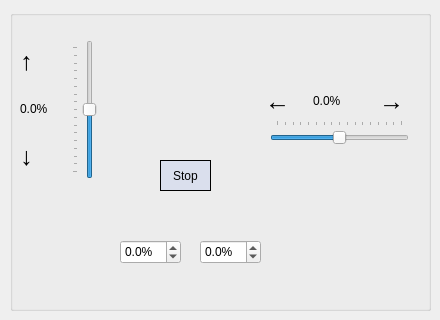
   <widget class="QWidget" name="motorCtrl">
    <attribute name="title">
     <string>电机控制</string>
    </attribute>
    <widget class="QGroupBox" name="groupBox">
     <property name="geometry">
      <rect>
       <x>10</x>
       <y>10</y>
       <width>421</width>
       <height>301</height>
      </rect>
     </property>
     <property name="title">
      <string/>
     </property>
     <widget class="QSlider" name="horizontalSlider">
      <property name="geometry">
       <rect>
        <x>260</x>
        <y>110</y>
        <width>139</width>
        <height>27</height>
       </rect>
      </property>
      <property name="minimumSize">
       <size>
        <width>139</width>
        <height>0</height>
       </size>
      </property>
      <property name="maximumSize">
       <size>
        <width>139</width>
        <height>16777215</height>
       </size>
      </property>
      <property name="minimum">
       <number>-200</number>
      </property>
      <property name="maximum">
       <number>200</number>
      </property>
      <property name="orientation">
       <enum>Qt::Horizontal</enum>
      </property>
      <property name="tickPosition">
       <enum>QSlider::TicksAbove</enum>
      </property>
      <property name="tickInterval">
       <number>25</number>
      </property>
     </widget>
     <widget class="QLabel" name="label_43">
      <property name="geometry">
       <rect>
        <x>10</x>
        <y>30</y>
        <width>44</width>
        <height>42</height>
       </rect>
      </property>
      <property name="styleSheet">
       <string notr="true">QLabel
{
	font-size:25px
}</string>
      </property>
      <property name="text">
       <string>↑</string>
      </property>
      <property name="textFormat">
       <enum>Qt::PlainText</enum>
      </property>
      <property name="alignment">
       <set>Qt::AlignLeading|Qt::AlignLeft|Qt::AlignVCenter</set>
      </property>
     </widget>
     <widget class="QPushButton" name="Stop">
      <property name="geometry">
       <rect>
        <x>150</x>
        <y>150</y>
        <width>51</width>
        <height>31</height>
       </rect>
      </property>
      <property name="styleSheet">
       <string notr="true">QPushButton
{
font: 11pt &quot;微软雅黑&quot;;

color: black; 
background-color:rgb(218, 223, 237);                                       

	
border:1px groove black; 
border-style: outset;
}
QPushButton::hover
{ /*鼠标悬停在按钮上时*/
font: 11pt &quot;微软雅黑&quot;;
color: black;
 background-color: rgb(255, 255, 255);
border:1px groove black; 
border-style: outset;
}
QPushButton::pressed
{
font: 11pt &quot;微软雅黑&quot;;
color: black; 
border:1px groove black; 
	background-color: rgb(201, 206, 218);
border-style: outset;
}

                   </string>
      </property>
      <property name="text">
       <string>Stop</string>
      </property>
     </widget>
     <widget class="QLabel" name="label_46">
      <property name="geometry">
       <rect>
        <x>350</x>
        <y>70</y>
        <width>44</width>
        <height>42</height>
       </rect>
      </property>
      <property name="minimumSize">
       <size>
        <width>44</width>
        <height>42</height>
       </size>
      </property>
      <property name="maximumSize">
       <size>
        <width>44</width>
        <height>42</height>
       </size>
      </property>
      <property name="styleSheet">
       <string notr="true">QLabel
{
	font-size:25px
}</string>
      </property>
      <property name="text">
       <string>→</string>
      </property>
      <property name="textFormat">
       <enum>Qt::PlainText</enum>
      </property>
      <property name="alignment">
       <set>Qt::AlignRight|Qt::AlignTrailing|Qt::AlignVCenter</set>
      </property>
     </widget>
     <widget class="QLabel" name="label_44">
      <property name="geometry">
       <rect>
        <x>10</x>
        <y>125</y>
        <width>44</width>
        <height>42</height>
       </rect>
      </property>
      <property name="styleSheet">
       <string notr="true">QLabel
{
	font-size:25px
}</string>
      </property>
      <property name="text">
       <string>↓</string>
      </property>
      <property name="textFormat">
       <enum>Qt::PlainText</enum>
      </property>
      <property name="alignment">
       <set>Qt::AlignLeading|Qt::AlignLeft|Qt::AlignVCenter</set>
      </property>
     </widget>
     <widget class="QLabel" name="label_vspeed">
      <property name="geometry">
       <rect>
        <x>10</x>
        <y>78</y>
        <width>44</width>
        <height>41</height>
       </rect>
      </property>
      <property name="text">
       <string>0.0%</string>
      </property>
     </widget>
     <widget class="QSlider" name="verticalSlider">
      <property name="geometry">
       <rect>
        <x>62</x>
        <y>30</y>
        <width>27</width>
        <height>139</height>
       </rect>
      </property>
      <property name="minimum">
       <number>-200</number>
      </property>
      <property name="maximum">
       <number>200</number>
      </property>
      <property name="singleStep">
       <number>10</number>
      </property>
      <property name="sliderPosition">
       <number>0</number>
      </property>
      <property name="orientation">
       <enum>Qt::Vertical</enum>
      </property>
      <property name="invertedAppearance">
       <bool>false</bool>
      </property>
      <property name="invertedControls">
       <bool>false</bool>
      </property>
      <property name="tickPosition">
       <enum>QSlider::TicksAbove</enum>
      </property>
      <property name="tickInterval">
       <number>25</number>
      </property>
     </widget>
     <widget class="QDoubleSpinBox" name="doubleSpinBox">
      <property name="geometry">
       <rect>
        <x>110</x>
        <y>230</y>
        <width>61</width>
        <height>24</height>
       </rect>
      </property>
      <property name="mouseTracking">
       <bool>true</bool>
      </property>
      <property name="buttonSymbols">
       <enum>QAbstractSpinBox::UpDownArrows</enum>
      </property>
      <property name="suffix">
       <string>%</string>
      </property>
      <property name="decimals">
       <number>1</number>
      </property>
      <property name="minimum">
       <double>-100.000000000000000</double>
      </property>
      <property name="singleStep">
       <double>2.500000000000000</double>
      </property>
     </widget>
     <widget class="QLabel" name="label_hspeed">
      <property name="geometry">
       <rect>
        <x>303</x>
        <y>69</y>
        <width>41</width>
        <height>44</height>
       </rect>
      </property>
      <property name="maximumSize">
       <size>
        <width>44</width>
        <height>16777215</height>
       </size>
      </property>
      <property name="text">
       <string>0.0%</string>
      </property>
     </widget>
     <widget class="QDoubleSpinBox" name="doubleSpinBox_2">
      <property name="geometry">
       <rect>
        <x>190</x>
        <y>230</y>
        <width>61</width>
        <height>24</height>
       </rect>
      </property>
      <property name="focusPolicy">
       <enum>Qt::NoFocus</enum>
      </property>
      <property name="contextMenuPolicy">
       <enum>Qt::NoContextMenu</enum>
      </property>
      <property name="layoutDirection">
       <enum>Qt::LeftToRight</enum>
      </property>
      <property name="readOnly">
       <bool>false</bool>
      </property>
      <property name="buttonSymbols">
       <enum>QAbstractSpinBox::UpDownArrows</enum>
      </property>
      <property name="suffix">
       <string>%</string>
      </property>
      <property name="decimals">
       <number>1</number>
      </property>
      <property name="minimum">
       <double>-100.000000000000000</double>
      </property>
      <property name="singleStep">
       <double>2.500000000000000</double>
      </property>
     </widget>
     <widget class="QLabel" name="label_45">
      <property name="geometry">
       <rect>
        <x>255</x>
        <y>69</y>
        <width>42</width>
        <height>44</height>
       </rect>
      </property>
      <property name="minimumSize">
       <size>
        <width>42</width>
        <height>44</height>
       </size>
      </property>
      <property name="maximumSize">
       <size>
        <width>42</width>
        <height>44</height>
       </size>
      </property>
      <property name="styleSheet">
       <string notr="true">QLabel
{
	font-size:25px
}</string>
      </property>
      <property name="text">
       <string>←</string>
      </property>
      <property name="textFormat">
       <enum>Qt::PlainText</enum>
      </property>
      <property name="alignment">
       <set>Qt::AlignLeading|Qt::AlignLeft|Qt::AlignVCenter</set>
      </property>
     </widget>
    </widget>
   </widget>
